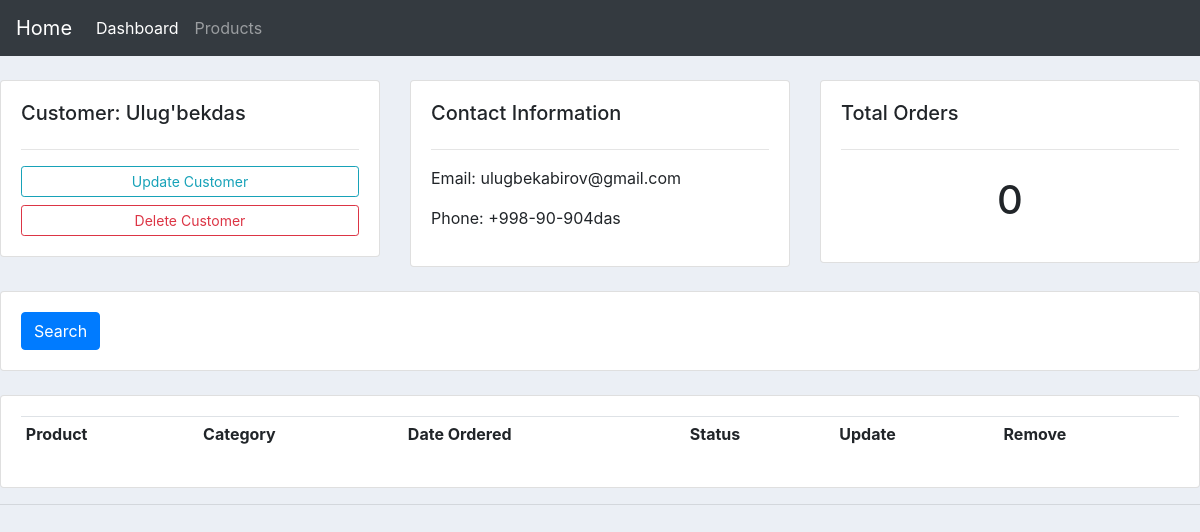
The app's page /customer/17 with its own data.
### accounts/models.py (models this page shows, shortened)
class Customer(models.Model):
    name = models.CharField(max_length=30, null=True)
    phone = models.CharField(max_length=20, null=True)
    email = models.CharField(max_length=50, null=True)
    date_created = models.DateField(auto_now_add=True)

### accounts/views.py (the view)
# urls.py: path("customer/<int:customer_id>", views.customers_view, name="customer"),
def customers_view(request, customer_id):
    context = {"customer": models.Customer.objects.get(id=customer_id)}
    return render(request, "accounts/customers.html", context)

### accounts/templates/accounts/customers.html (shortened to what this page needs)
{% extends "accounts/main.html" %}
{% block content %}
<br>
<div class="row">
	<div class="col-md">
		<div class="card card-body">
			<h5>Customer: {{ customer.name }}</h5>
			<hr>
			<a class="btn btn-outline-info  btn-sm btn-block" href="{% url "updateCustomer" customer.id %}">Update Customer</a>
			<a class="btn btn-outline-danger  btn-sm btn-block" href="">Delete Customer</a>
		</div>
	</div>
	<div class="col-md">
		<div class="card card-body">
			<h5>Contact Information</h5>
			<hr>
			<p>Email: {{ customer.email }} </p>
			<p>Phone: {{ customer.phone }}</p>
		</div>
	</div>
	<div class="col-md">
		<div class="card card-body">
			<h5>Total Orders</h5>
			<hr>
			<h1 style="text-align: center;padding: 10px">{{ customer.order_set.count }}</h1>
		</div>
	</div>
</div>
<br>
<div class="row">
	<div class="col">
		<div class="card card-body">
			<form method="get">
		    <button class="btn btn-primary" type="submit">Search</button>
		  </form>
		</div>
	</div>
</div>
<br>
<div class="row">
	<div class="col-md">
		<div class="card card-body">
			<table class="table table-sm">
				<tr>
					<th>Product</th>
					<th>Category</th>
					<th>Date Ordered</th>
					<th>Status</th>
					<th>Update</th>
					<th>Remove</th>
				</tr>
			</table>
		</div>
	</div>
</div>
{% endblock %}

### static/css/main.css (style rules this page uses)
body { background-color: #ebeff5; }

### records on screen
Customer: name "Ulug'bekdas", email "ulugbekabirov@gmail.com", phone "+998-90-904das", order_set.count "0"
